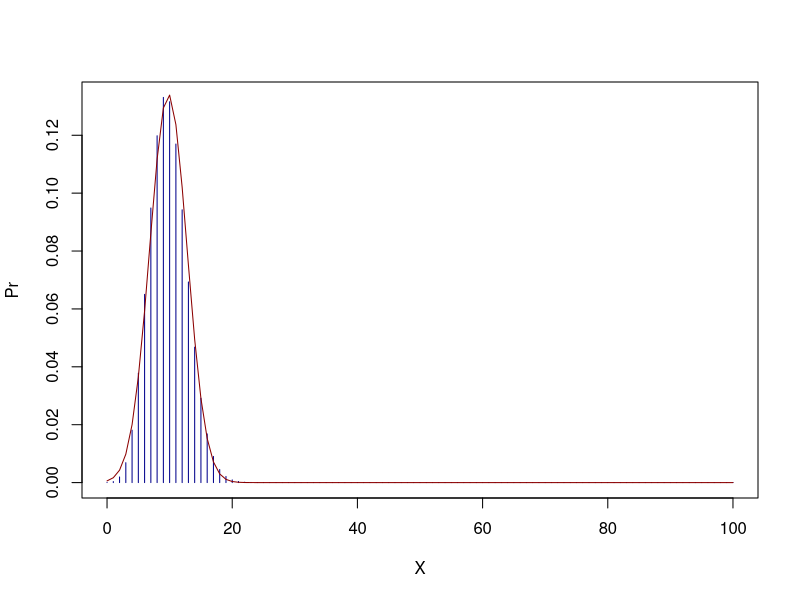

Reproduce this figure in R.
#---------------------------------------------------------------------------------
#
#  BIO532 R PROBABILITY DISTRIBUTIONS
#
#---------------------------------------------------------------------------------

# Binomial distribution (DISCRETE PROBABILITY DISTRIBUTION)

# See Q 11, on p. 192 of textbook
# See p. 168 for binomial probability distribution definitions

n = 10 # sample size

# 11.a. How many possible ways to order 10 subjects in the sample?

# n factorial
factorial(10)

# 11.b. How many possible ways to select 4 subjects from 10?

# n choose x
x = 4
? choose
# note that R uses n choose k as terminology
choose(n=n, k=x)

# 11.c. What is the probability of choosing exactly 3 LH people of 10 sampled?

x = 3

# solution = n choose x times p^x times (1-p)^(n-x)

p = 0.098 # this is the "true" probability and events are assumed independent

# Thus,

choose(n=n, k=x)*p^x*(1-p)^(n-x)

# or one can use pbinom

? pbinom

# IMPORTANT.  This is a cumulative mass function (CMF) !!!!

pbinom(q = x, size = n, prob = p)

# This is the probability of getting 0, 1, 2, or 3, not exactly 3

# Let's do this again, this time without too many coefficients

pbinom(q = 3, size = 10, prob = 0.098) # probability of 0-3 LH in 10
pbinom(q = 2, size = 10, prob = 0.098) # probability of 0-2 LH in 10

# The probability of exactly 3 LH sampled in a sample of 10 is the difference

pbinom(q = 3, size = 10, prob = 0.098) - pbinom(q = 2, size = 10, prob = 0.098)

# which is the same as

choose(n=10, k=3)*p^3*(1-p)^(10-3)

# Using pbinom might not seem worth it, but it is great in some circumstances,
# For example, 11.d.  Probability of at least 6 LH sampled in sample of 10.

# First, recognize that this is the same as Pr(X = 6|10) + Pr(X = 7|10) + ... Pr(X = 10|10)
# Second, recognize that means calculating choose(n=n, k=x)*p^x*(1-p)^(n-x) 5 times
# and adding the probabilities.
# Third, recognize this could also be done as 
# 1 = [Pr(X = 0|10) + Pr(X = 2|10) + ... Pr(X = 5|10)]
# Still a lot of calculations...

# Easiest way

Pr.to.5 = pbinom(q=5, size = 10, p = 0.098)
Pr.to.5
1 - Pr.to.5 # There's the answer!

# 11.e.  Proability of at most 2 LH in sample of 10?

pbinom(q=2, size=10, p = 0.098)

#----------------------------------------------------------------------------------

# Normal distribution (CONTINUOUS PROBABILITY DISTRIBUTION)
# Just for fun, let's redo the previous problem (c-e) but scale everything by 10
# I.e., a sample of 100 subjects

# In simplest order...

# 11.e. Pr(X <= 20|100)

# There is no way anyone wants to do 20 probability calculations and add them up

# but cumulative functions help

pbinom(q=20, size=100, p = 0.098)

# Another way to go about this is to use the normal approximation
# Always add or subtract 0.5 if the values are really discrete, to get the 
# edge of the interval

# mu = n*p; sigma = sqrt(n*p*(1-0))

mu = 100*p
sigma = sqrt(100*p*(1-p))

?pnorm

pnorm(q = 20+0.5, mean = mu, sd = sigma)

# WHEN YOU ARE USING R, IT DOS NOT MATTER WHICH METHOD YOU USE, BUT ASK YOURSELF 
# IF I HAD TO DO THIS BY HAND, SAY ON AN EXAM, WHICH METHOD WOULD I USE?
# OR, WHAT IF I WAS ASKED HOW WELL THE NORMAL DISTRIBUTION APPROXIMATES THE BINOMIAL 
# DISTRIBUTION?  CAN I ANSWER THAT?

# ---------------------------------------------------------------------------------

# Distribution demonstrations (you would never need to reporduce something like this)

n = 100
X = seq(0,n,1) # all possible x values
p = 0.098

? dbinom # this is how one find probabilities using a Mass or Density function

Pr <- dbinom(x=X, size = n, prob = p)
Pr # 101 probabilities!

plot(X, Pr, type = "h", col = "dark blue")

# Let's approximate it with the normal distribution

? dnorm
mu <- n*p
sigma = sqrt(n*p*(1-p))

Pr.a <- dnorm(x=X, mean = mu, sd = sigma)
points(X, Pr.a, type="l", col="dark red") # add line to existing plot

# Not perfect, but pretty close!

# --------------------------------------------------------------------------------

# Parting thoughts

# 1) Probability with discrete probability distributions means using the
# addition rule and complimentary rule quite a bit.  This is done for the discrete
# states where probability is estimate (see blue columns in plot)
# 2) Probability with continuous probability distributions means finding the area
# under the curve (AUC).  The portion of area up to a quantile is proprtional
# to probability, if the AUC = 1.
# 3) For any normal distribution, the distribution can be "standardized".  This
# is done by mean-centering and dividing by the standard deviation to produce
# z-scores.  The new distribution has mean of 0, standard deviation of 1, and AUC=1.
# ALWAYS!

